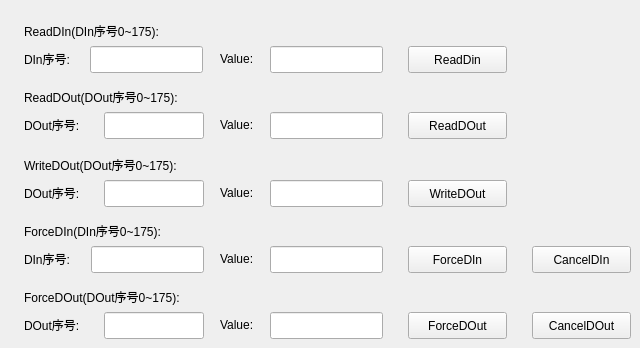
     <widget class="QWidget" name="tab_24">
      <attribute name="title">
       <string>I/O</string>
      </attribute>
      <widget class="QLabel" name="label_287">
       <property name="geometry">
        <rect>
         <x>24</x>
         <y>22</y>
         <width>205</width>
         <height>17</height>
        </rect>
       </property>
       <property name="text">
        <string>ReadDIn(DIn序号0~175):</string>
       </property>
      </widget>
      <widget class="QLabel" name="label_288">
       <property name="geometry">
        <rect>
         <x>24</x>
         <y>50</y>
         <width>67</width>
         <height>17</height>
        </rect>
       </property>
       <property name="text">
        <string>DIn序号:</string>
       </property>
      </widget>
      <widget class="QLineEdit" name="readInIndex_edit">
       <property name="geometry">
        <rect>
         <x>90</x>
         <y>46</y>
         <width>113</width>
         <height>27</height>
        </rect>
       </property>
      </widget>
      <widget class="QLineEdit" name="readInValue_edit">
       <property name="geometry">
        <rect>
         <x>270</x>
         <y>46</y>
         <width>113</width>
         <height>27</height>
        </rect>
       </property>
      </widget>
      <widget class="QLabel" name="label_289">
       <property name="geometry">
        <rect>
         <x>220</x>
         <y>50</y>
         <width>51</width>
         <height>17</height>
        </rect>
       </property>
       <property name="text">
        <string>Value:</string>
       </property>
      </widget>
      <widget class="QLineEdit" name="readOutValue_edit">
       <property name="geometry">
        <rect>
         <x>270</x>
         <y>112</y>
         <width>113</width>
         <height>27</height>
        </rect>
       </property>
      </widget>
      <widget class="QLabel" name="label_290">
       <property name="geometry">
        <rect>
         <x>220</x>
         <y>116</y>
         <width>51</width>
         <height>17</height>
        </rect>
       </property>
       <property name="text">
        <string>Value:</string>
       </property>
      </widget>
      <widget class="QLineEdit" name="readOutIndex_edit">
       <property name="geometry">
        <rect>
         <x>104</x>
         <y>112</y>
         <width>100</width>
         <height>27</height>
        </rect>
       </property>
      </widget>
      <widget class="QLabel" name="label_291">
       <property name="geometry">
        <rect>
         <x>24</x>
         <y>116</y>
         <width>81</width>
         <height>17</height>
        </rect>
       </property>
       <property name="text">
        <string>DOut序号:</string>
       </property>
      </widget>
      <widget class="QLabel" name="label_292">
       <property name="geometry">
        <rect>
         <x>24</x>
         <y>88</y>
         <width>205</width>
         <height>17</height>
        </rect>
       </property>
       <property name="text">
        <string>ReadDOut(DOut序号0~175):</string>
       </property>
      </widget>
      <widget class="QLabel" name="label_293">
       <property name="geometry">
        <rect>
         <x>220</x>
         <y>184</y>
         <width>51</width>
         <height>17</height>
        </rect>
       </property>
       <property name="text">
        <string>Value:</string>
       </property>
      </widget>
      <widget class="QLabel" name="label_294">
       <property name="geometry">
        <rect>
         <x>24</x>
         <y>156</y>
         <width>205</width>
         <height>17</height>
        </rect>
       </property>
       <property name="text">
        <string>WriteDOut(DOut序号0~175):</string>
       </property>
      </widget>
      <widget class="QLineEdit" name="writeDOutValue_edit">
       <property name="geometry">
        <rect>
         <x>270</x>
         <y>180</y>
         <width>113</width>
         <height>27</height>
        </rect>
       </property>
      </widget>
      <widget class="QLabel" name="label_295">
       <property name="geometry">
        <rect>
         <x>24</x>
         <y>184</y>
         <width>81</width>
         <height>17</height>
        </rect>
       </property>
       <property name="text">
        <string>DOut序号:</string>
       </property>
      </widget>
      <widget class="QLineEdit" name="writeDOutIndex_edit">
       <property name="geometry">
        <rect>
         <x>104</x>
         <y>180</y>
         <width>100</width>
         <height>27</height>
        </rect>
       </property>
      </widget>
      <widget class="QLabel" name="label_296">
       <property name="geometry">
        <rect>
         <x>220</x>
         <y>250</y>
         <width>51</width>
         <height>17</height>
        </rect>
       </property>
       <property name="text">
        <string>Value:</string>
       </property>
      </widget>
      <widget class="QLabel" name="label_297">
       <property name="geometry">
        <rect>
         <x>24</x>
         <y>222</y>
         <width>205</width>
         <height>17</height>
        </rect>
       </property>
       <property name="text">
        <string>ForceDIn(DIn序号0~175):</string>
       </property>
      </widget>
      <widget class="QLineEdit" name="forceDInValue_edit">
       <property name="geometry">
        <rect>
         <x>270</x>
         <y>246</y>
         <width>113</width>
         <height>27</height>
        </rect>
       </property>
      </widget>
      <widget class="QLabel" name="label_298">
       <property name="geometry">
        <rect>
         <x>24</x>
         <y>250</y>
         <width>61</width>
         <height>17</height>
        </rect>
       </property>
       <property name="text">
        <string>DIn序号:</string>
       </property>
      </widget>
      <widget class="QLineEdit" name="forceDInIndex_edit">
       <property name="geometry">
        <rect>
         <x>91</x>
         <y>246</y>
         <width>113</width>
         <height>27</height>
        </rect>
       </property>
      </widget>
      <widget class="QLabel" name="label_299">
       <property name="geometry">
        <rect>
         <x>24</x>
         <y>288</y>
         <width>205</width>
         <height>17</height>
        </rect>
       </property>
       <property name="text">
        <string>ForceDOut(DOut序号0~175):</string>
       </property>
      </widget>
      <widget class="QLineEdit" name="forceDOutValue_edit">
       <property name="geometry">
        <rect>
         <x>270</x>
         <y>312</y>
         <width>113</width>
         <height>27</height>
        </rect>
       </property>
      </widget>
      <widget class="QLabel" name="label_300">
       <property name="geometry">
        <rect>
         <x>220</x>
         <y>316</y>
         <width>51</width>
         <height>17</height>
        </rect>
       </property>
       <property name="text">
        <string>Value:</string>
       </property>
      </widget>
      <widget class="QLineEdit" name="forceDOutIndex_edit">
       <property name="geometry">
        <rect>
         <x>104</x>
         <y>312</y>
         <width>100</width>
         <height>27</height>
        </rect>
       </property>
      </widget>
      <widget class="QLabel" name="label_301">
       <property name="geometry">
        <rect>
         <x>24</x>
         <y>316</y>
         <width>81</width>
         <height>17</height>
        </rect>
       </property>
       <property name="text">
        <string>DOut序号:</string>
       </property>
      </widget>
      <widget class="QPushButton" name="readDIn_btn">
       <property name="geometry">
        <rect>
         <x>408</x>
         <y>46</y>
         <width>99</width>
         <height>27</height>
        </rect>
       </property>
       <property name="text">
        <string>ReadDin</string>
       </property>
      </widget>
      <widget class="QPushButton" name="readDOut_btn">
       <property name="geometry">
        <rect>
         <x>408</x>
         <y>112</y>
         <width>99</width>
         <height>27</height>
        </rect>
       </property>
       <property name="text">
        <string>ReadDOut</string>
       </property>
      </widget>
      <widget class="QPushButton" name="writeDOut_btn">
       <property name="geometry">
        <rect>
         <x>408</x>
         <y>180</y>
         <width>99</width>
         <height>27</height>
        </rect>
       </property>
       <property name="text">
        <string>WriteDOut</string>
       </property>
      </widget>
      <widget class="QPushButton" name="forceDIn_btn">
       <property name="geometry">
        <rect>
         <x>408</x>
         <y>246</y>
         <width>99</width>
         <height>27</height>
        </rect>
       </property>
       <property name="text">
        <string>ForceDIn</string>
       </property>
      </widget>
      <widget class="QPushButton" name="forceDOut_btn">
       <property name="geometry">
        <rect>
         <x>408</x>
         <y>312</y>
         <width>99</width>
         <height>27</height>
        </rect>
       </property>
       <property name="text">
        <string>ForceDOut</string>
       </property>
      </widget>
      <widget class="QPushButton" name="cancelFDOut_btn">
       <property name="geometry">
        <rect>
         <x>532</x>
         <y>312</y>
         <width>99</width>
         <height>27</height>
        </rect>
       </property>
       <property name="text">
        <string>CancelDOut</string>
       </property>
      </widget>
      <widget class="QPushButton" name="cancelFDIn_btn">
       <property name="geometry">
        <rect>
         <x>532</x>
         <y>246</y>
         <width>99</width>
         <height>27</height>
        </rect>
       </property>
       <property name="text">
        <string>CancelDIn</string>
       </property>
      </widget>
     </widget>
